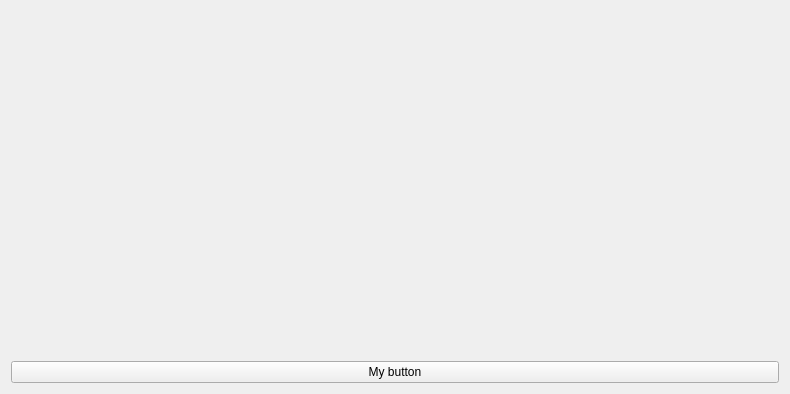
<?xml version="1.0" encoding="UTF-8"?>
<ui version="4.0">
 <class>Form</class>
 <widget class="QWidget" name="Form">
  <property name="geometry">
   <rect>
    <x>0</x>
    <y>0</y>
    <width>790</width>
    <height>394</height>
   </rect>
  </property>
  <property name="windowTitle">
   <string>Form</string>
  </property>
  <layout class="QVBoxLayout" name="verticalLayout">
   <item>
    <spacer name="verticalSpacer">
     <property name="orientation">
      <enum>Qt::Vertical</enum>
     </property>
     <property name="sizeHint" stdset="0">
      <size>
       <width>20</width>
       <height>40</height>
      </size>
     </property>
    </spacer>
   </item>
   <item>
    <widget class="QPushButton" name="mybutton_pushButton">
     <property name="text">
      <string>My button</string>
     </property>
    </widget>
   </item>
  </layout>
 </widget>
 <resources/>
 <connections/>
</ui>
